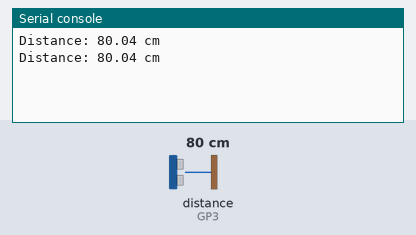
This program was run on a simulated Raspberry Pi Pico running MicroPython. Parts: the last lines printed to the serial console. The inputs (shaded band) are chosen by the test bench; at power-on: distance to the obstacle (sensor on GP3) 80 cm. The echo pulse lasts 58.3 µs per cm.

Above: at 1.2 s.
1.3 s: distance to the obstacle (sensor on GP3) set to 2 cm
At 2.6 s:
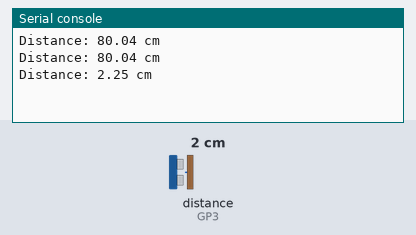
2.8 s: distance to the obstacle (sensor on GP3) set to 4 cm
At 3.8 s:
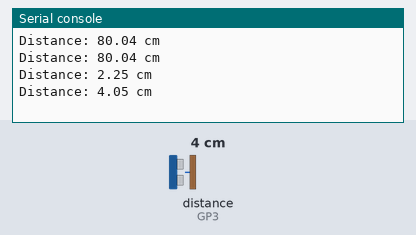
Timing chart, 0 to 5.8 s (numbered marks = the images above; inputs shaded):
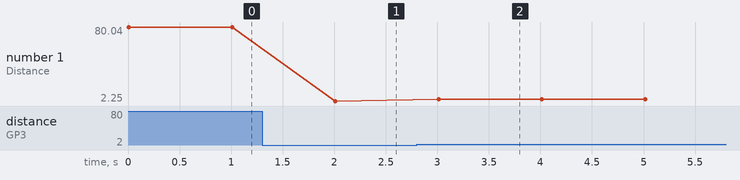

The program:

ultrasonic.py
```python
import machine
import time

# Define GPIO pins for trigger and echo
trigger_pin = machine.Pin(2, machine.Pin.OUT)  # GPIO2 (Pin 4) for trigger
echo_pin = machine.Pin(3, machine.Pin.IN)      # GPIO3 (Pin 5) for echo

def get_distance():
    # Set trigger pin to LOW for a short time to ensure a clean pulse
    trigger_pin.off()
    time.sleep_us(2)

    # Generate a 10us pulse on trigger pin to trigger the sensor
    trigger_pin.on()
    time.sleep_us(10)
    trigger_pin.off()

    # Measure the pulse duration on the echo pin
    while echo_pin.value() == 0:
        pulse_start = time.ticks_us()
    while echo_pin.value() == 1:
        pulse_end = time.ticks_us()

    # Calculate the pulse duration in microseconds
    pulse_duration = time.ticks_diff(pulse_end, pulse_start)

    # Calculate distance using the speed of sound (343 m/s)
    distance = (pulse_duration * 0.0343) / 2

    return distance

# Main loop
while True:
    distance = get_distance()
    print("Distance: {:.2f} cm".format(distance))
    time.sleep(1)  # Delay for 1 second before next measurement
```

Measured:
- after the input at 1.3 s, the serial console: prints a new line after 0.71 s (image 1)
- after the input at 2.8 s, the serial console: prints a new line after 0.21 s (image 2)
- plotted number 1: 80.04 → 2.25 after the input at 1.3 s, 2.25 → 4.05 after the input at 2.8 s
